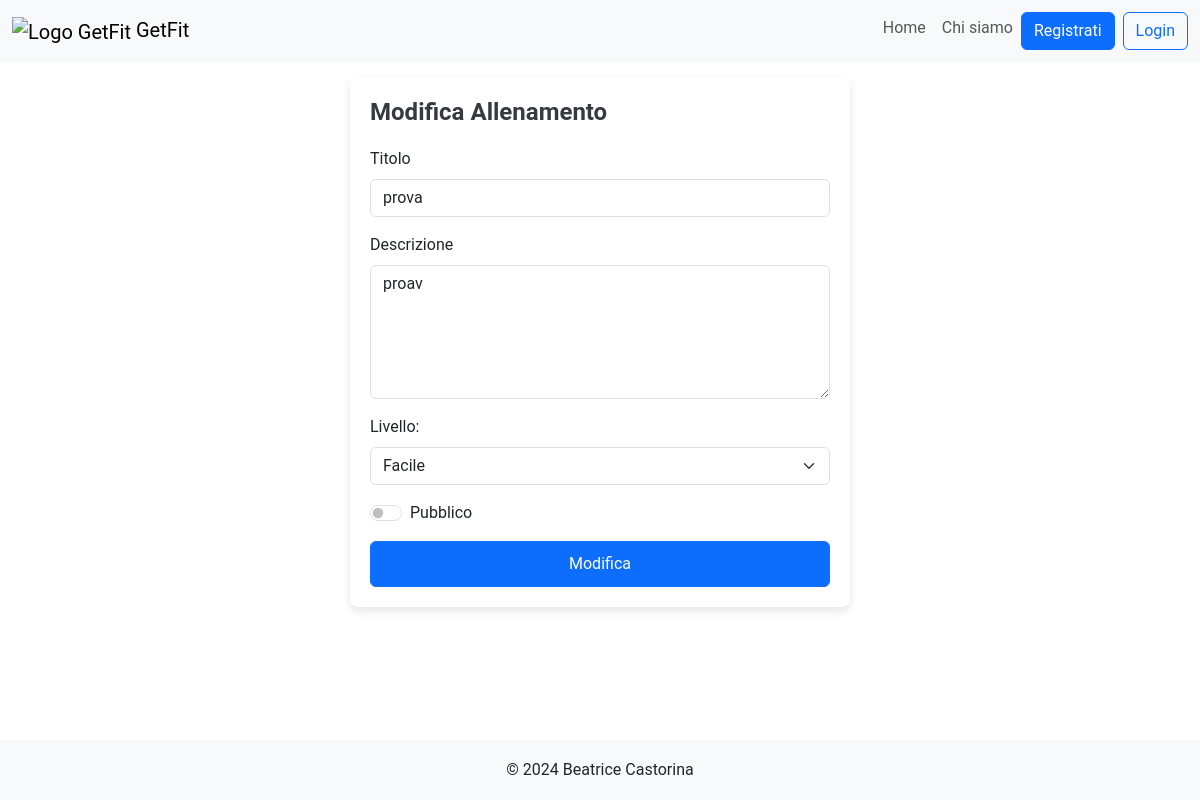
Page /modify_workout/35 on the earlier database version.
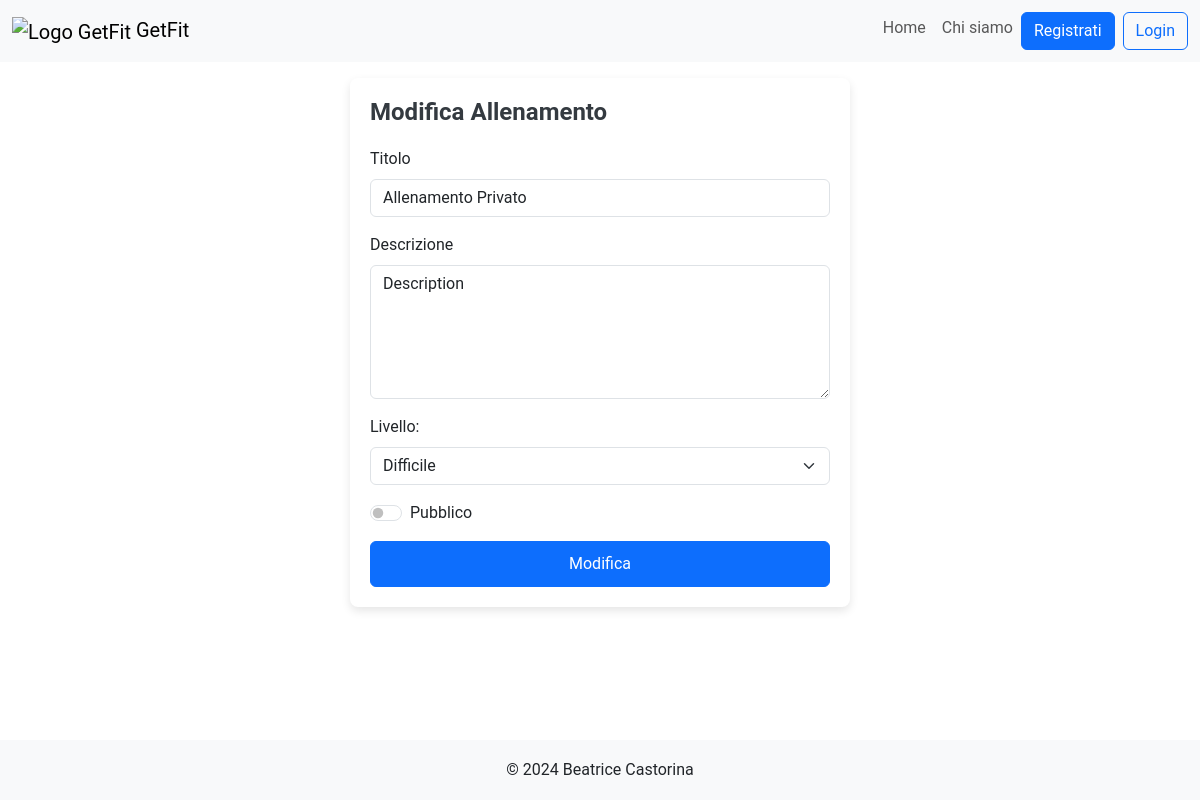
Same page on the later database version.
### tables this page shows
CREATE TABLE "Allenamenti" (
	"id_allenamento"	INTEGER,
	"pt_id"	INTEGER NOT NULL,
	"titolo"	TEXT NOT NULL,
	"descrizione"	TEXT NOT NULL,
	"livello"	TEXT NOT NULL,
	"visibile"	INTEGER NOT NULL,
	"data_creazione"	TEXT NOT NULL,
	PRIMARY KEY("id_allenamento" AUTOINCREMENT),
	FOREIGN KEY("pt_id") REFERENCES "PersonalTrainers"("pt_id")
);

### app.py (the view)
@app.route("/modify_workout/<int:id_allenamento>", methods=['POST','GET'])
def modify_workout(id_allenamento):
  if request.method == 'POST':
    workout = request.form.to_dict()
    pt_id_workout = allenamenti_dao.get_allenamento(id_allenamento)['pt_id']
    workout['pt_id'] = pt_id_workout
    email = utenti_dao.get_email(request)
    pt_id = utenti_dao.get_user_id_by_email(email,'pt')
    if (pt_id_workout != pt_id):
      flash("Non hai i permessi per modificare l'allenamento.", "danger")
      return redirect(url_for('pt_profile'))
    visibilita = workout.get("pubblico", "privato")
    if visibilita == "pubblico":
      workout['visibile'] = 1
    else:
      workout['visibile'] = 0
    if workout['titolo'].strip() == '':
      app.logger.error('Il campo non può essere vuoto')
      flash("Impossibile modificare l'allenamento.", "danger")
      return redirect(url_for('index'))
    if workout['description'].strip() == '':
      app.logger.error('Il campo non può essere vuoto')
      flash("Impossibile modificare l'allenamento.", "danger")
      return redirect(url_for('index'))
    if workout['livello'].strip() == '':
      app.logger.error('Il campo non può essere vuoto')
      flash("Impossibile modificare l'allenamento.", "danger")
      return redirect(url_for('index'))
    workout['titolo'] = workout['titolo'].capitalize()
    workout['livello'] = workout['livello'].capitalize()
    workout['id_allenamento'] = id_allenamento
    success = allenamenti_dao.modifica_allenamento(workout)
    if not success:
      flash("Impossibile modificare l'allenamento.", "danger")
      return redirect(url_for('pt_profile'))
    flash("Allenamento modificato con successo.", "success")
    return redirect(url_for('pt_profile'))
  else:
    allenamento_db = allenamenti_dao.get_allenamento(id_allenamento)
    return render_template("modify_workout.html", allenamento=allenamento_db)

### allenamenti_dao.py (called while the page is built)
def get_allenamento(id_allenamento):
	query = 'SELECT * FROM Allenamenti WHERE id_allenamento=?'
	connection = sqlite3.connect('db/personal.db')
	connection.row_factory = sqlite3.Row
	cursor = connection.cursor()
	cursor.execute(query,(id_allenamento,))
	allenamento = cursor.fetchone()
	cursor.close()
	connection.close()
	return allenamento

### templates/modify_workout.html (shortened to what this page needs)
{% extends "base.html" %}
{% block style %} {{url_for('static', filename='css/login_styles.css')}} {% endblock %}
{% block content %}
<div class="login-container mt-3 mb-3">
	<h2>Modifica Allenamento</h2>
	<form  action="/modify_workout/{{allenamento.id_allenamento}}" method="POST">
		<div class="mb-3">
			<label for="titleInput" class="form-label">Titolo</label>
			<input value="{{allenamento.titolo}}" type="text" class="form-control" name="titolo" id="titleInput" required>
		</div>
		<div class="mb-3">
			<label for="FormControlTextarea" class="form-label">Descrizione</label>
			<textarea name="description" class="form-control" id="FormControlTextarea" rows="5" required>{{allenamento.descrizione}}</textarea>
		</div>
		<div class="mb-3">
			<label for="livello">Livello:</label>
			<select class="form-select mt-2" aria-label="livello" id="livello" name="livello" required>
				<option value="facile" {% if allenamento.livello.lower() == "facile" %} selected {% endif %}>Facile</option>
				<option value="difficile" {% if allenamento.livello.lower() == "difficile" %} selected {% endif %}>Difficile</option>
			</select>
		</div>
		<div class="form-check form-switch mb-3">
			<input class="form-check-input" type="checkbox" role="switch" id="flexSwitch" name="pubblico" value="pubblico" {% if allenamento.visibile == 1 %} checked {% endif %}>
			<label class="form-check-label" for="flexSwitch">Pubblico</label>
		</div>
		<button type="submit" class="btn btn-primary">Modifica</button>
	</form>
</div>
{% endblock %}

Differences in the rows shown:
changed Allenamenti: titolo "prova" → "Allenamento Privato"; description "proav" → "Description"; livello "Facile" → "Difficile"
